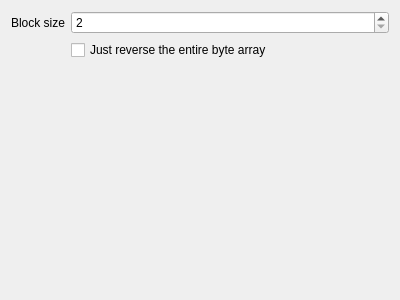
<?xml version="1.0" encoding="UTF-8"?>
<ui version="4.0">
 <comment>
  * Released as open source by Gabriel Caudrelier
  *
  * Developed by Gabriel Caudrelier, gabriel dot caudrelier at gmail dot com
  *
  * https://github.com/metrodango/pip3line
  *
  * Released under AGPL see LICENSE for more information
</comment>
 <class>ReverseWidget</class>
 <widget class="QWidget" name="ReverseWidget">
  <property name="geometry">
   <rect>
    <x>0</x>
    <y>0</y>
    <width>400</width>
    <height>300</height>
   </rect>
  </property>
  <property name="windowTitle">
   <string>Form</string>
  </property>
  <layout class="QFormLayout" name="formLayout">
   <item row="0" column="0">
    <widget class="QLabel" name="label">
     <property name="text">
      <string>Block size</string>
     </property>
    </widget>
   </item>
   <item row="2" column="1">
    <widget class="QCheckBox" name="entireCheckBox">
     <property name="toolTip">
      <string>Discard the block size to reverse the entire string as it is</string>
     </property>
     <property name="text">
      <string>Just reverse the entire byte array</string>
     </property>
    </widget>
   </item>
   <item row="0" column="1">
    <widget class="QSpinBox" name="blockSizeSpinBox">
     <property name="toolTip">
      <string>Size of the byte blocks to reverse</string>
     </property>
     <property name="minimum">
      <number>2</number>
     </property>
     <property name="maximum">
      <number>512</number>
     </property>
    </widget>
   </item>
  </layout>
 </widget>
 <resources/>
 <connections/>
</ui>
